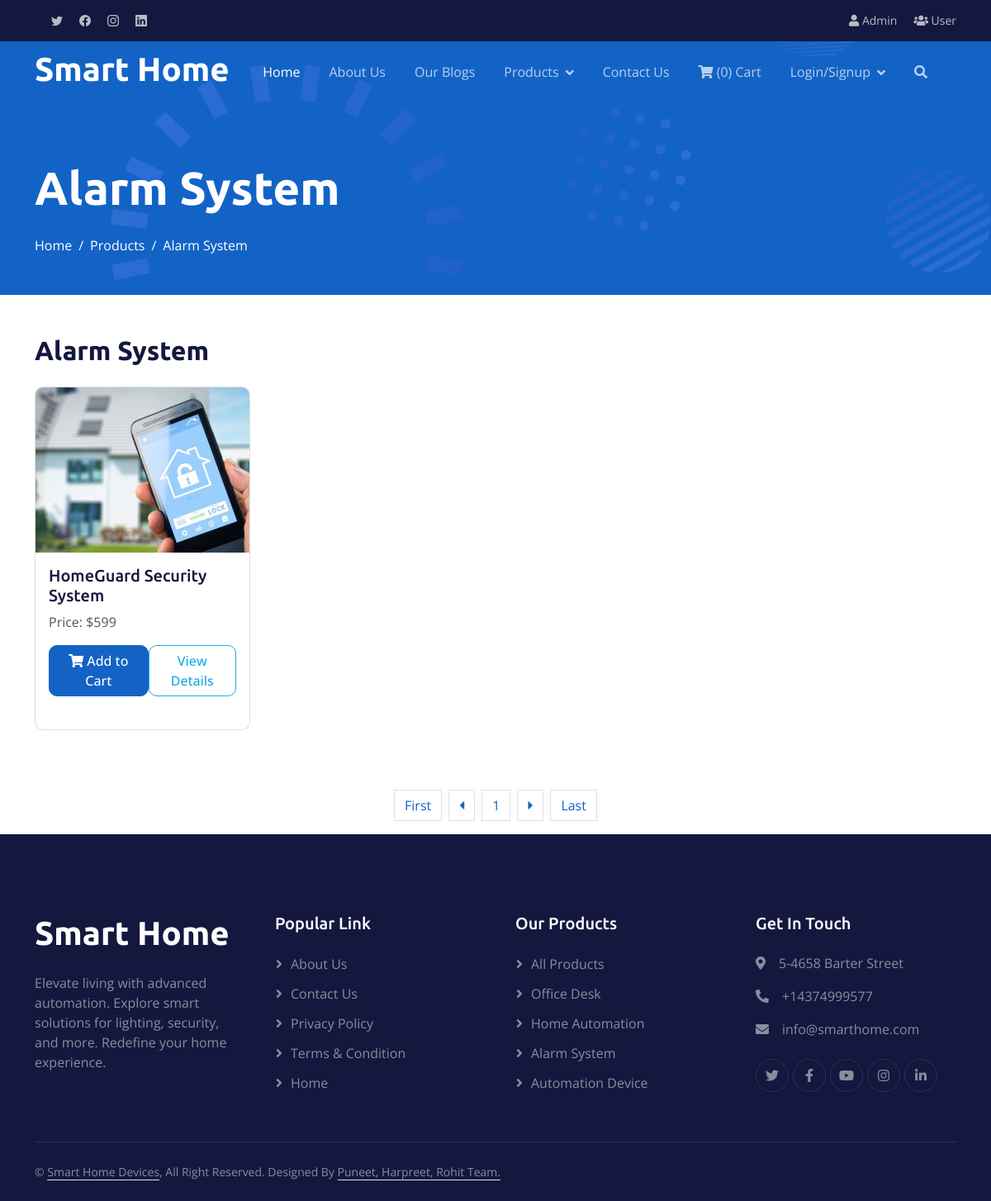
/alarm-system.php, run on an earlier commit of the app's database.
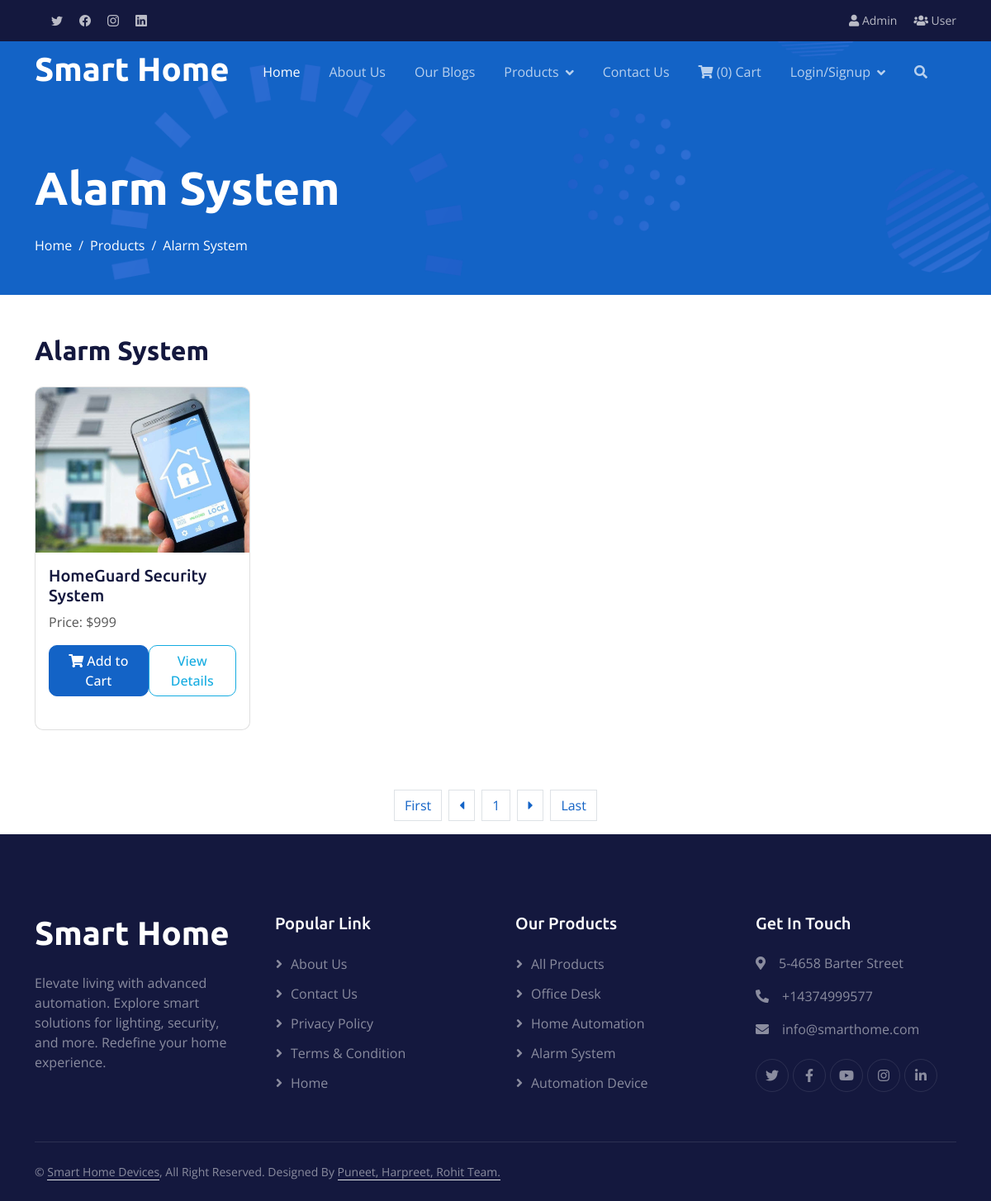
And on a later commit of the database.
### tables this page shows
CREATE TABLE IF NOT EXISTS `products` (
  `product_id` int NOT NULL AUTO_INCREMENT,
  `category` varchar(100) NOT NULL,
  `title` varchar(50) NOT NULL,
  `description` longtext NOT NULL,
  `image` varchar(400) NOT NULL,
  `date` timestamp NOT NULL DEFAULT CURRENT_TIMESTAMP,
  `keywords` varchar(500) NOT NULL,
  `price` int NOT NULL,
  PRIMARY KEY (`product_id`)
);

### alarm-system.php (the view, shortened to what this page needs)
<?php
$name   = "Alarm System";
require 'check_if_added.php';
if (isset($_GET['pageno'])) {
    $pageno = $_GET['pageno'];
} else {
    $pageno = 1;
}
$no_of_records_per_page = 8;
$offset = ($pageno-1) * $no_of_records_per_page;
$total_pages_sql = "SELECT COUNT(*) FROM products WHERE category = '$name'";
$result = mysqli_query($conn, $total_pages_sql);
$total_rows = mysqli_fetch_array($result)[0];
$total_pages = ceil($total_rows / $no_of_records_per_page);
?>
    <!DOCTYPE html>
<html lang="en">
<head>
 <?php include_once('header.php'); ?>
    <div class="container-fluid pt-5 bg-primary hero-header">
        <div class="container pt-5">
            <div class="row g-5 pt-5">
                <div class="col-lg-6 align-self-center text-center text-lg-start mb-lg-5">
                    <h1 class="display-4 text-white mb-4 animated slideInRight"><?php echo $name; ?></h1>
                    <nav aria-label="breadcrumb">
                        <ol class="breadcrumb justify-content-center justify-content-lg-start mb-0">
                            <li class="breadcrumb-item"><a class="text-white" href="#">Home</a></li>
                            <li class="breadcrumb-item"><a class="text-white" href="#">Products</a></li>
                            <li class="breadcrumb-item text-white active" aria-current="page"><?php echo $name; ?></li>
                        </ol>
                    </nav>
                </div>
                <div class="col-lg-6 align-self-end text-center text-lg-end">
                </div>
            </div>
        </div>
    </div>
<section class="products-section mt-5 mb-5">
    <div class="container">
        <h2 class="mb-4"><?php echo $name; ?></h2>
        <div class="row row-cols-1 row-cols-sm-2 row-cols-md-3 row-cols-lg-4 row-cols-xl-4">
            <?php
            $sql = "SELECT * FROM products WHERE category = '$name' LIMIT $offset, $no_of_records_per_page";
            $result = $conn->query($sql);
            while ($row = mysqli_fetch_assoc($result)) {
                $title = $row['title'];
                $id = $row['product_id'];
                $pic = $row['image'];
                $price = $row['price'];
                $image = "img/products/" . $pic;
            ?>
                <div class="col">
                    <div class="card mb-4 product-card">
                        <img src="<?php echo $image; ?>" class="card-img-top" alt="<?php echo $title; ?>">
                        <div class="card-body">
                            <h5 class="card-title"><?php echo $title; ?></h5>
                            <p class="card-text">Price: $<?php echo $price; ?></p>
                            <div class="d-flex justify-content-between">
                                <?php if (!isset($_SESSION['user_id'])) { ?>
                                    <a href="user-login.php" class="btn btn-primary"><i class="fas fa-shopping-cart"></i> Add to Cart</a>
                                    <a href="product-detail?id=<?php echo $id; ?>" class="btn btn-outline-secondary">View Details</a>
                                <?php } ?>
                            </div>
                        </div>
                    </div>
                </div>
            <?php } ?>
        </div>
    </div>
</section>
<ul class="post-pagination list-inline d-flex justify-content-center">
    <li class="list-inline-item"><a class="page-link" href="?pageno=1">First</a></li>
    <li class="list-inline-item <?php if($pageno <= 1){ echo 'disabled'; } ?>">
        <a class="page-link" href="<?php if($pageno <= 1){ echo '#'; } else { echo "?pageno=".($pageno - 1); } ?>"><i class="fa fa-caret-left"></i></a>
    </li>
    <?php for ($x = 1; $x <= $total_pages; $x++) : ?>
        <li class="list-inline-item <?php if($pageno == $x) echo 'active'; ?>"><a class="page-link" href="?pageno=<?php echo $x; ?>"><?php echo $x; ?></a></li>
    <?php endfor; ?>
    <li class="list-inline-item <?php if($pageno >= $total_pages){ echo 'disabled'; } ?>">
        <a class="page-link" href="<?php if($pageno >= $total_pages){ echo '#'; } else { echo "?pageno=".($pageno + 1); } ?>"><i class="fa fa-caret-right"></i></a>
    </li>
    <li class="list-inline-item"><a class="page-link" href="?pageno=<?php echo $total_pages; ?>">Last</a></li>
</ul>
 <?php include_once('footer.php'); ?>

What changed in the data, as far as the page shows it:
changed products "HomeGuard Security System": price "599" → "999"
